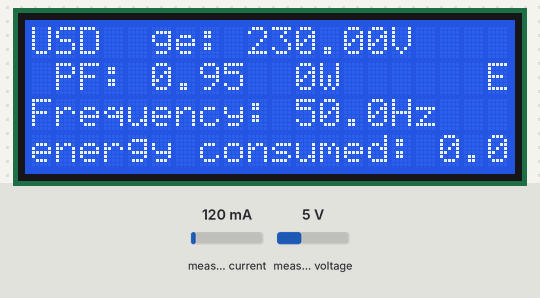
A sketch run on a simulated ESP32. On the bench: 20×4 character LCD. The test bench sets the inputs (shaded band); at power-on: measured current 120 mA, measured voltage 5 V. What the sketch prints to the serial monitor is not drawn.

Above: at 1.2 s.
1.3 s: measured current set to 40 mA
At 3.2 s:
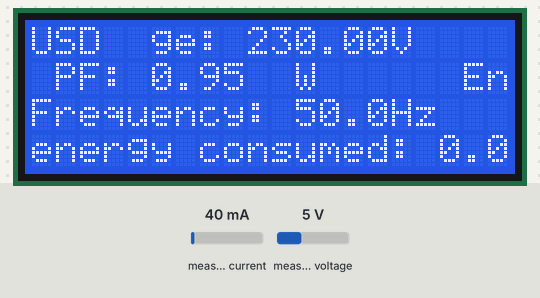
3.9 s: measured current set to 500 mA
At 5.6 s:
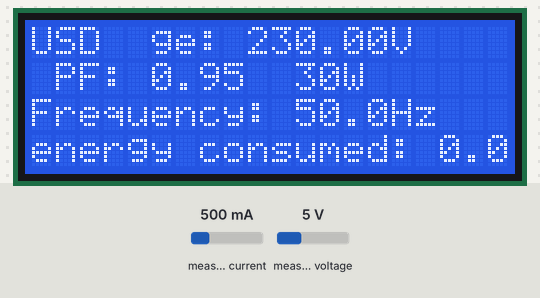
6.1 s: measured voltage set to 0.3 V
At 8.0 s:
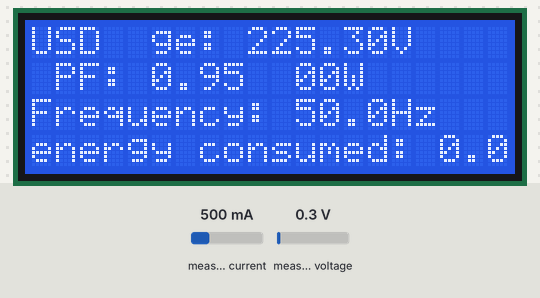
8.3 s: measured voltage set to 3.8 V
At 9.3 s:
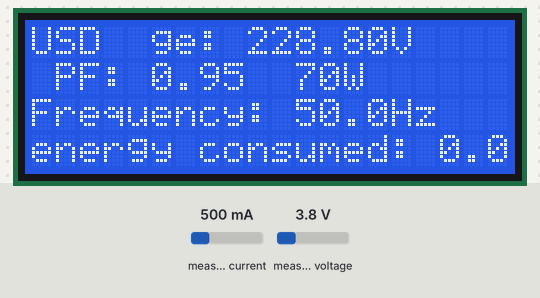
Timing chart, 0 to 11.3 s (numbered marks = the images above; inputs shaded):
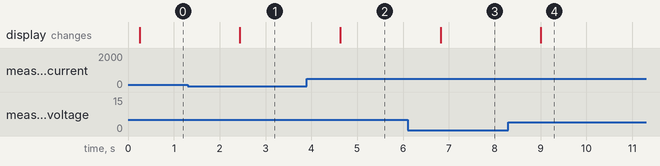

Measured:
- after the input at 1.3 s, the display: changes after 1.1 s (image 1)
- after the input at 3.9 s, the display: changes after 0.73 s (image 2)
- after the input at 6.1 s, the display: changes after 0.72 s (image 3)
- after the input at 8.3 s, the display: changes after 0.71 s (image 4)

The sketch:

energymeterLcd.ino
```cpp
#include <PZEM004Tv30.h>
#include <LiquidCrystal_I2C.h>      // Liquid Crystal I2C library
LiquidCrystal_I2C lcd(0x27, 20, 4); // Display address 0x27, I2C 20 x 4
/* Hardware Serial2 is only available on certain boards.
  https://github.com/mandulaj/PZEM-004T-v30/archive/refs/heads/master.zip
*/
#if defined(ESP32)
PZEM004Tv30 pzem(Serial2, 16, 17);
#else
PZEM004Tv30 pzem(Serial2);
#endif
float
costPerHour = 1.5 ,//usd
cost = 0.0;
void setup() {
  Serial.begin(115200);
  lcd.init();         // start the lcd library
  lcd.backlight();    // turn on the lcd backlight
  lcd.clear();        // clear the cld screen
  // Uncomment in order to reset the internal energy counter
  // pzem.resetEnergy()
}

void loop() {

  Serial.print("Custom Address:");
  Serial.println(pzem.readAddress(), HEX);

  // Read the data from the sensor
  float voltage = pzem.voltage();
  float current = pzem.current();
  float power = pzem.power();
  float energy = pzem.energy();
  float frequency = pzem.frequency();
  float pf = pzem.pf();

  // Check if the data is valid
  if (isnan(voltage)) {
    Serial.println("Error reading voltage");
  } else if (isnan(current)) {
    Serial.println("Error reading current");
  } else if (isnan(power)) {
    Serial.println("Error reading power");
  } else if (isnan(energy)) {
    Serial.println("Error reading energy");
  } else if (isnan(frequency)) {
    Serial.println("Error reading frequency");
  } else if (isnan(pf)) {
    Serial.println("Error reading power factor");
  } else {

    // Print the values to the Serial console
    Serial.print("Voltage: ");      Serial.print(voltage);      Serial.println("V");
    Serial.print("Current: ");      Serial.print(current);      Serial.println("A");
    Serial.print("Power: ");        Serial.print(power);        Serial.println("W");
    Serial.print("Energy: ");       Serial.print(energy, 3);     Serial.println("kWh");
    Serial.print("Frequency: ");    Serial.print(frequency, 1); Serial.println("Hz");
    Serial.print("PF: ");           Serial.println(pf);

    lcd.setCursor(0, 0);
    lcd.print("Voltage: ");      lcd.print(voltage);      lcd.println("V");
    lcd.print("   Current: ");      lcd.print(current);      lcd.println("A");
    lcd.setCursor(0, 1);
    lcd.print("Power: ");        lcd.print(power);        lcd.println("W");
    lcd.print("    Energy: ");       lcd.print(energy, 3);     lcd.println("kWh");
    lcd.setCursor(0, 2);
    lcd.print("Frequency: ");    lcd.print(frequency, 1); lcd.println("Hz");
    lcd.print("  PF: ");           lcd.println(pf);
    // cost of electricity per hour = kwh x time in hours
    //per usint cost = 1 kw
    //electricity consumed
    cost = energy * costPerHour;
    lcd.setCursor(0, 3);
    lcd.print("energy consumed: ");    lcd.print(cost, 1); lcd.println("USD");

  }

  Serial.println();
  delay(2000);
}
```
